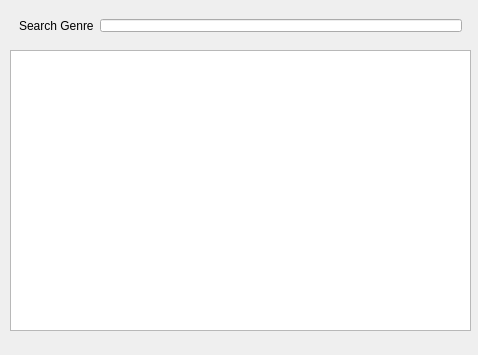
<?xml version="1.0" encoding="UTF-8"?>
<ui version="4.0">
 <class>genrelist</class>
 <widget class="QDialog" name="genrelist">
  <property name="geometry">
   <rect>
    <x>0</x>
    <y>0</y>
    <width>478</width>
    <height>355</height>
   </rect>
  </property>
  <property name="windowTitle">
   <string>Dialog</string>
  </property>
  <widget class="QFrame" name="horizontalFrame">
   <property name="geometry">
    <rect>
     <x>10</x>
     <y>10</y>
     <width>461</width>
     <height>31</height>
    </rect>
   </property>
   <layout class="QHBoxLayout" name="horizontalLayout">
    <item>
     <widget class="QLabel" name="label">
      <property name="autoFillBackground">
       <bool>false</bool>
      </property>
      <property name="text">
       <string>Search Genre</string>
      </property>
     </widget>
    </item>
    <item>
     <widget class="QLineEdit" name="lineEdit"/>
    </item>
   </layout>
  </widget>
  <widget class="QTableView" name="tableView">
   <property name="geometry">
    <rect>
     <x>10</x>
     <y>50</y>
     <width>461</width>
     <height>281</height>
    </rect>
   </property>
  </widget>
 </widget>
 <resources/>
 <connections/>
</ui>
